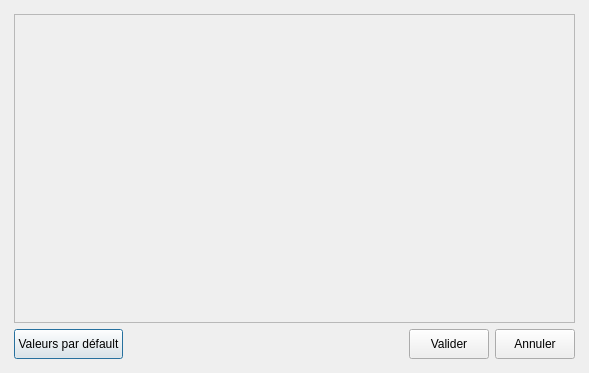
<?xml version="1.0" encoding="UTF-8"?>
<ui version="4.0">
 <class>Categories</class>
 <widget class="QDialog" name="Categories">
  <property name="geometry">
   <rect>
    <x>0</x>
    <y>0</y>
    <width>589</width>
    <height>373</height>
   </rect>
  </property>
  <property name="windowTitle">
   <string>MainWindow</string>
  </property>
  <layout class="QVBoxLayout" name="verticalLayout_2">
   <property name="leftMargin">
    <number>5</number>
   </property>
   <property name="topMargin">
    <number>5</number>
   </property>
   <property name="rightMargin">
    <number>5</number>
   </property>
   <property name="bottomMargin">
    <number>5</number>
   </property>
   <item>
    <widget class="QWidget" name="centralwidget" native="true">
     <layout class="QHBoxLayout" name="horizontalLayout_2">
      <item>
       <layout class="QVBoxLayout" name="verticalLayout">
        <item>
         <widget class="QScrollArea" name="scroll_categories">
          <property name="widgetResizable">
           <bool>true</bool>
          </property>
          <widget class="QWidget" name="scrollAreaWidgetContents">
           <property name="geometry">
            <rect>
             <x>0</x>
             <y>0</y>
             <width>557</width>
             <height>303</height>
            </rect>
           </property>
          </widget>
         </widget>
        </item>
        <item>
         <layout class="QHBoxLayout" name="horizontalLayout">
          <item>
           <widget class="QPushButton" name="valeurs_def">
            <property name="sizePolicy">
             <sizepolicy hsizetype="Fixed" vsizetype="Fixed">
              <horstretch>0</horstretch>
              <verstretch>0</verstretch>
             </sizepolicy>
            </property>
            <property name="minimumSize">
             <size>
              <width>0</width>
              <height>30</height>
             </size>
            </property>
            <property name="text">
             <string>Valeurs par défault</string>
            </property>
           </widget>
          </item>
          <item>
           <spacer name="horizontalSpacer">
            <property name="orientation">
             <enum>Qt::Horizontal</enum>
            </property>
            <property name="sizeHint" stdset="0">
             <size>
              <width>40</width>
              <height>20</height>
             </size>
            </property>
           </spacer>
          </item>
          <item>
           <widget class="QPushButton" name="valider">
            <property name="sizePolicy">
             <sizepolicy hsizetype="Fixed" vsizetype="Fixed">
              <horstretch>0</horstretch>
              <verstretch>0</verstretch>
             </sizepolicy>
            </property>
            <property name="minimumSize">
             <size>
              <width>0</width>
              <height>30</height>
             </size>
            </property>
            <property name="text">
             <string>Valider</string>
            </property>
           </widget>
          </item>
          <item>
           <widget class="QPushButton" name="annuler">
            <property name="sizePolicy">
             <sizepolicy hsizetype="Fixed" vsizetype="Fixed">
              <horstretch>0</horstretch>
              <verstretch>0</verstretch>
             </sizepolicy>
            </property>
            <property name="minimumSize">
             <size>
              <width>0</width>
              <height>30</height>
             </size>
            </property>
            <property name="text">
             <string>Annuler</string>
            </property>
           </widget>
          </item>
         </layout>
        </item>
       </layout>
      </item>
     </layout>
    </widget>
   </item>
  </layout>
 </widget>
 <resources/>
 <connections/>
</ui>
